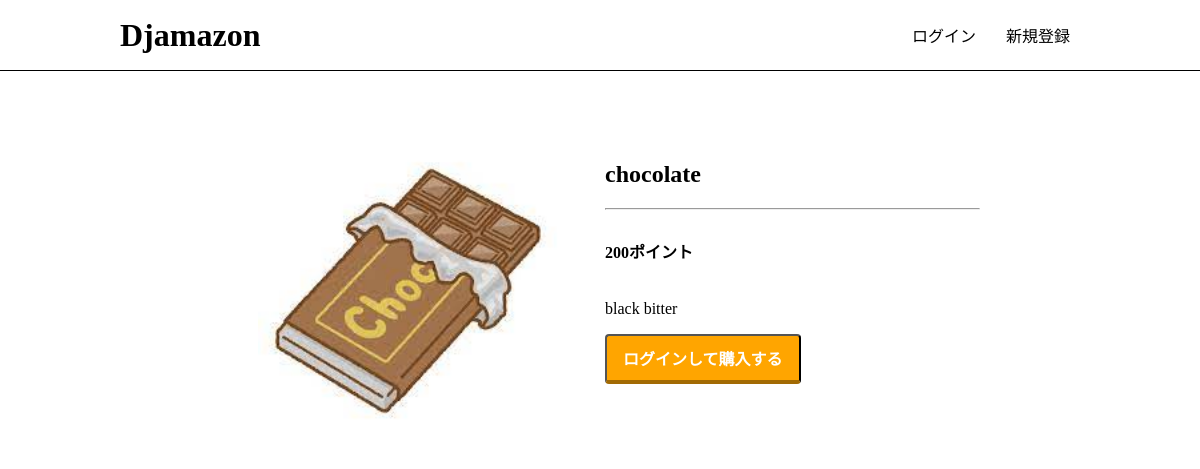
Page /product/3/ on the committed database.
### app/models.py (models this page shows, shortened)
class Product(models.Model):
    name = models.CharField(max_length=100)
    description = models.TextField(blank=True)
    price = models.PositiveIntegerField(default=0)
    image = models.ImageField(upload_to='product')

### app/views.py (the view, shortened to what this page needs)
# urls.py: path('product/<int:product_id>/', views.detail, name='detail'),
def detail(request, product_id):
    product = get_object_or_404(Product, pk=product_id)
    add_to_cart_form = AddToCartForm(request.POST or None)
    context = {
       'product': product,
       'add_to_cart_form': add_to_cart_form,
    }
    return render(request, 'app/detail.html', context)

### app/templates/app/detail.html (shortened to what this page needs)
{% extends 'app/base.html' %}
{% load humanize %}
{% block content %}
<div class="product-detail">
    <div class="product-detail-image">
        <img src="{{ product.image.url }}" class="product-img">
    </div>
    <div class="product-detail-info">
        <h2>{{ product.name }}</h2>
        <hr>
        <div class="point-fav-section">
            <h4>{{ product.price | intcomma }}ポイント</h4>
        </div>
        <p>{{ product.description }}</p>
        <div>
            {% if request.user.is_authenticated %}
            <form action="{% url 'app:detail' product.id %}" method="post">{% csrf_token %}
                {{ add_to_cart_form.as_p }}
                <button class="purchase-button" type="submit">カートに追加する
                </button>
            </form>
            {% else %}
            <a href="{% url 'app:login' %}?next={{ request.path }}"><button
                    class="purchase-button">ログインして購入する</button></a>
            {% endif %}
        </div>
    </div>
</div>
{% endblock %}

### static/css/style.css (style rules this page uses)
html, body { margin: 0; }
div { box-sizing: border-box; }
a { text-decoration: none; color: #000; }
.product-img { width: 100%; max-width: 500px; height: 300px; object-fit: cover; border-radius: 4px; }
.product-detail { display: flex; justify-content: flex-start; padding: 10px; }
.product-detail-image { flex: 1; }
.product-detail-info { flex: 1; }
.product-img { object-fit: contain; }
.product-detail-info { margin-left: 10px; }
.product-detail-info .point-fav-section { display: flex; justify-content: space-between; align-items: center; }
.product-detail-info .purchase-button { display: inline-block; text-align: center; background-color: orange; font-size: 16px; color: #FFF; font-weight: bold; padding: 10px 16px; border-radius: 4px; border-bottom: 4px solid #a26a03; }

### rows in the picture
Product: image (picture), name "chocolate", price "200", description "black bitter"
